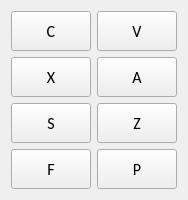
   <widget class="QWidget" name="gridLayoutWidget_4">
    <property name="geometry">
     <rect>
      <x>0</x>
      <y>0</y>
      <width>91</width>
      <height>181</height>
     </rect>
    </property>
    <layout class="QGridLayout" name="gridLayout_4">
     <item row="2" column="1">
      <widget class="QPushButton" name="pushButton_revert">
       <property name="sizePolicy">
        <sizepolicy hsizetype="Fixed" vsizetype="Fixed">
         <horstretch>0</horstretch>
         <verstretch>0</verstretch>
        </sizepolicy>
       </property>
       <property name="minimumSize">
        <size>
         <width>0</width>
         <height>40</height>
        </size>
       </property>
       <property name="font">
        <font>
         <family>Calibri</family>
         <pointsize>12</pointsize>
         <weight>50</weight>
         <bold>false</bold>
        </font>
       </property>
       <property name="cursor">
        <cursorShape>PointingHandCursor</cursorShape>
       </property>
       <property name="toolTip">
        <string>Revert (Ctrl + Z)</string>
       </property>
       <property name="text">
        <string>Z</string>
       </property>
      </widget>
     </item>
     <item row="2" column="0">
      <widget class="QPushButton" name="pushButton_save">
       <property name="sizePolicy">
        <sizepolicy hsizetype="Fixed" vsizetype="Fixed">
         <horstretch>0</horstretch>
         <verstretch>0</verstretch>
        </sizepolicy>
       </property>
       <property name="minimumSize">
        <size>
         <width>0</width>
         <height>40</height>
        </size>
       </property>
       <property name="font">
        <font>
         <family>Calibri</family>
         <pointsize>12</pointsize>
         <weight>50</weight>
         <bold>false</bold>
        </font>
       </property>
       <property name="cursor">
        <cursorShape>PointingHandCursor</cursorShape>
       </property>
       <property name="toolTip">
        <string>Save (Ctrl + S)</string>
       </property>
       <property name="text">
        <string>S</string>
       </property>
      </widget>
     </item>
     <item row="1" column="1">
      <widget class="QPushButton" name="pushButton_select_all">
       <property name="sizePolicy">
        <sizepolicy hsizetype="Fixed" vsizetype="Fixed">
         <horstretch>0</horstretch>
         <verstretch>0</verstretch>
        </sizepolicy>
       </property>
       <property name="minimumSize">
        <size>
         <width>0</width>
         <height>40</height>
        </size>
       </property>
       <property name="font">
        <font>
         <family>Calibri</family>
         <pointsize>12</pointsize>
         <weight>50</weight>
         <bold>false</bold>
        </font>
       </property>
       <property name="cursor">
        <cursorShape>PointingHandCursor</cursorShape>
       </property>
       <property name="toolTip">
        <string>Select All (Ctrl + A)</string>
       </property>
       <property name="text">
        <string>A</string>
       </property>
      </widget>
     </item>
     <item row="1" column="0">
      <widget class="QPushButton" name="pushButton_cut">
       <property name="sizePolicy">
        <sizepolicy hsizetype="Fixed" vsizetype="Fixed">
         <horstretch>0</horstretch>
         <verstretch>0</verstretch>
        </sizepolicy>
       </property>
       <property name="minimumSize">
        <size>
         <width>0</width>
         <height>40</height>
        </size>
       </property>
       <property name="font">
        <font>
         <family>Calibri</family>
         <pointsize>12</pointsize>
         <weight>50</weight>
         <bold>false</bold>
        </font>
       </property>
       <property name="cursor">
        <cursorShape>PointingHandCursor</cursorShape>
       </property>
       <property name="toolTip">
        <string>Cut (Ctrl + X)</string>
       </property>
       <property name="text">
        <string>X</string>
       </property>
      </widget>
     </item>
     <item row="0" column="0">
      <widget class="QPushButton" name="pushButton_copy">
       <property name="sizePolicy">
        <sizepolicy hsizetype="Fixed" vsizetype="Fixed">
         <horstretch>0</horstretch>
         <verstretch>0</verstretch>
        </sizepolicy>
       </property>
       <property name="minimumSize">
        <size>
         <width>0</width>
         <height>40</height>
        </size>
       </property>
       <property name="font">
        <font>
         <family>Calibri</family>
         <pointsize>12</pointsize>
         <weight>50</weight>
         <bold>false</bold>
        </font>
       </property>
       <property name="cursor">
        <cursorShape>PointingHandCursor</cursorShape>
       </property>
       <property name="toolTip">
        <string>Copy (Ctrl + C)</string>
       </property>
       <property name="text">
        <string>C</string>
       </property>
      </widget>
     </item>
     <item row="0" column="1">
      <widget class="QPushButton" name="pushButton_paste">
       <property name="sizePolicy">
        <sizepolicy hsizetype="Fixed" vsizetype="Fixed">
         <horstretch>0</horstretch>
         <verstretch>0</verstretch>
        </sizepolicy>
       </property>
       <property name="minimumSize">
        <size>
         <width>0</width>
         <height>40</height>
        </size>
       </property>
       <property name="font">
        <font>
         <family>Calibri</family>
         <pointsize>12</pointsize>
         <weight>50</weight>
         <bold>false</bold>
        </font>
       </property>
       <property name="cursor">
        <cursorShape>PointingHandCursor</cursorShape>
       </property>
       <property name="toolTip">
        <string>Paste (Ctrl + V)</string>
       </property>
       <property name="text">
        <string>V</string>
       </property>
      </widget>
     </item>
     <item row="3" column="0">
      <widget class="QPushButton" name="pushButton_find">
       <property name="sizePolicy">
        <sizepolicy hsizetype="Fixed" vsizetype="Fixed">
         <horstretch>0</horstretch>
         <verstretch>0</verstretch>
        </sizepolicy>
       </property>
       <property name="minimumSize">
        <size>
         <width>0</width>
         <height>40</height>
        </size>
       </property>
       <property name="font">
        <font>
         <family>Calibri</family>
         <pointsize>12</pointsize>
         <weight>50</weight>
         <bold>false</bold>
        </font>
       </property>
       <property name="cursor">
        <cursorShape>PointingHandCursor</cursorShape>
       </property>
       <property name="toolTip">
        <string>Find (Ctrl + F)</string>
       </property>
       <property name="text">
        <string>F</string>
       </property>
      </widget>
     </item>
     <item row="3" column="1">
      <widget class="QPushButton" name="pushButton_print">
       <property name="sizePolicy">
        <sizepolicy hsizetype="Fixed" vsizetype="Fixed">
         <horstretch>0</horstretch>
         <verstretch>0</verstretch>
        </sizepolicy>
       </property>
       <property name="minimumSize">
        <size>
         <width>0</width>
         <height>40</height>
        </size>
       </property>
       <property name="font">
        <font>
         <family>Calibri</family>
         <pointsize>12</pointsize>
         <weight>50</weight>
         <bold>false</bold>
        </font>
       </property>
       <property name="cursor">
        <cursorShape>PointingHandCursor</cursorShape>
       </property>
       <property name="toolTip">
        <string>Print (Ctrl + P)</string>
       </property>
       <property name="text">
        <string>P</string>
       </property>
      </widget>
     </item>
    </layout>
   </widget>
